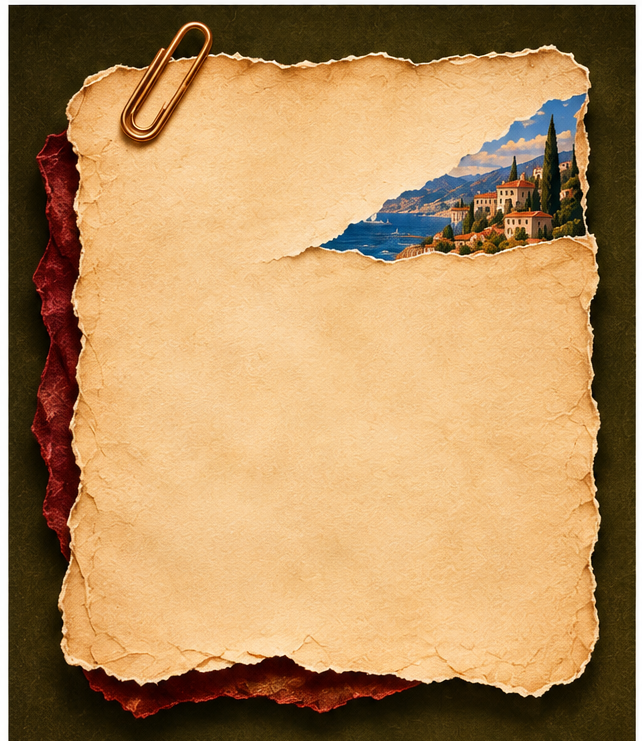
#> input picture JURNL/GLOBAL_EIGHT_OVERLAYS/REGENERATED_SCREEN_CANDIDATES/OV04_MANAGE_POCKET.png, 642 x 741 px
$ python measure_ov04_note_outline.py ../../../JURNL/GLOBAL_EIGHT_OVERLAYS/REGENERATED_SCREEN_CANDIDATES/OV04_MANAGE_POCKET.png 5
#> lines starting #> are read from the running program, lines starting #| are printed output that depends on the picture; after the words box and inside, x2 and y2 are one past the last pixel; in counts of white or black regions, pixels touching at a corner belong together
# The regenerated OV04 MANAGE POCKET note is opaque (REVIEW_STATUS.json: "not yet isolated with genuine alpha"): its note,
# paperclip and oxblood sit on a dark olive ground. This measures — it does not repaint — the outline of everything that is
# not that ground, row by row, and prints it as a CSS clip-path polygon (percentages of the art), so the popover shows the
# note's own torn silhouette over the blurred page instead of a dark rectangle. Pixels inside the outline are untouched.
# Run: python3 -I scripts/jurnl/global-menu/measure_ov04_note_outline.py <OV04_MANAGE_POCKET.png> [rows]
import sys, json
import numpy as np
from PIL import Image
src = sys.argv[1]; ROWS = int(sys.argv[2]) if len(sys.argv) > 2 else 90
a = np.asarray(Image.open(src).convert('RGB')).astype(np.int32)
H, W, _ = a.shape
r, g, b = a[..., 0], a[..., 1], a[..., 2]
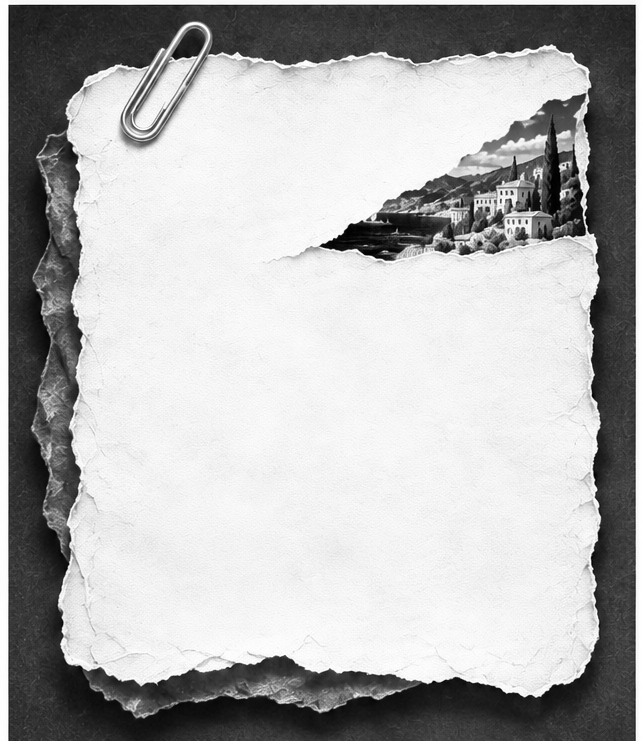
#> r: shape (741, 642) int32; min 0, max 255, mean 178.7
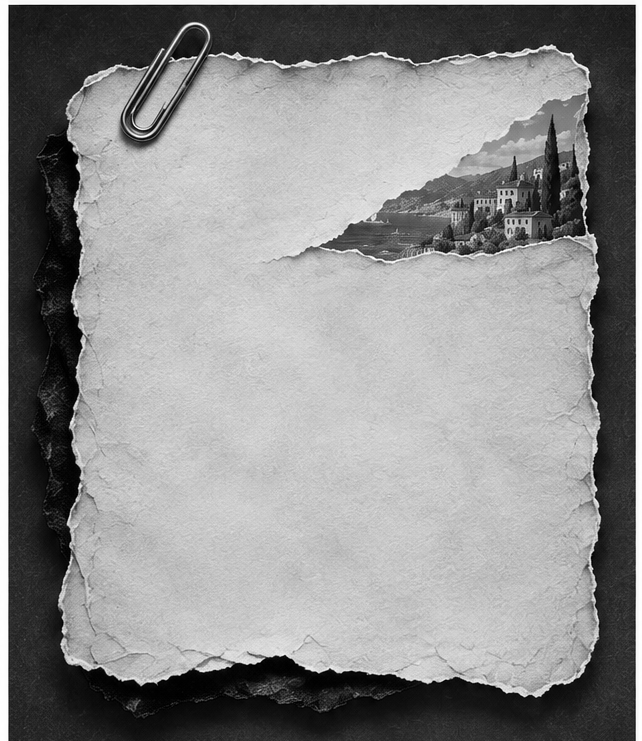
#> g: shape (741, 642) int32; min 0, max 255, mean 142
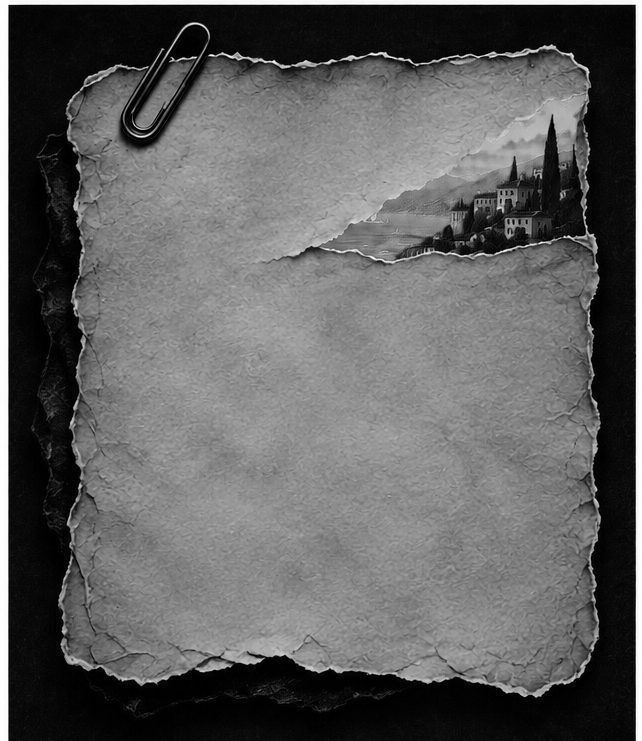
#> b: shape (741, 642) int32; min 0, max 255, mean 96.4
# the file has a thin white border (about 6 px): it is not art and is outside the outline. The ground is sampled just
# inside the four corners.
B = 9
corners = np.concatenate([a[B:B + 24, B:B + 24].reshape(-1, 3), a[B:B + 24, -B - 24:-B].reshape(-1, 3), a[-B - 24:-B, B:B + 24].reshape(-1, 3), a[-B - 24:-B, -B - 24:-B].reshape(-1, 3)])
#> corners = 2304 rows, first 8: [18, 13, 5], [41, 35, 11], [38, 32, 8], [35, 28, 6], [37, 30, 7], [39, 33, 9], [34, 28, 6], [34, 28, 6]
gl = corners.mean(0)
#> gl = [44.96, 34.7, 7.24]
lum = 0.299 * r + 0.587 * g + 0.114 * b
glum = 0.299 * gl[0] + 0.587 * gl[1] + 0.114 * gl[2]
#> glum = 34.64
fg = (lum > glum + 38) | ((r - g) > 28)  # paper / clip are much lighter; the oxblood is red-dominant; shadow is darker ground
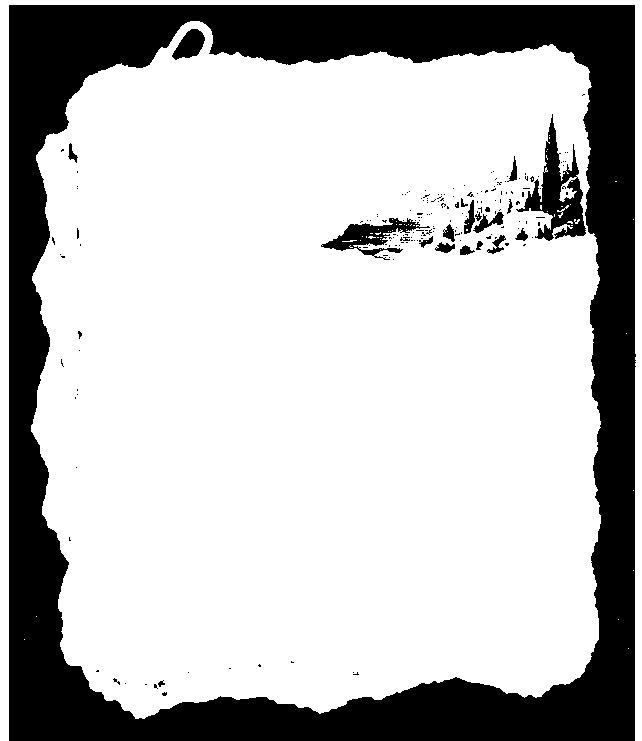
#> fg: shape (741, 642) bool; 74.5% white; 184 black regions (163 under 20 px), largest, box (x1, y1, x2, y2) and area: (9, 5, 636, 741) 114112, (516, 114, 586, 241) 3055, (321, 218, 430, 260) 1514
fg[:B, :] = False; fg[-B:, :] = False; fg[:, :B] = False; fg[:, -B:] = False
#> after `fg[:, -B:] = False`:
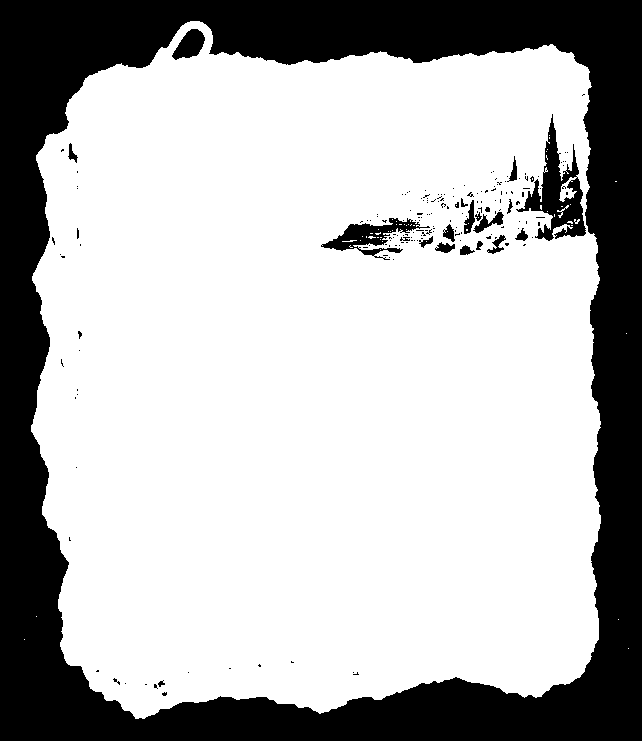
#> fg: shape (741, 642) bool; 71.3% white; 184 black regions (163 under 20 px), largest, box (x1, y1, x2, y2) and area: (0, 0, 642, 741) 129095, (516, 114, 586, 241) 3055, (321, 218, 430, 260) 1514
# fill small holes / specks per row: a row's extent is its first and last run of >= 6 foreground pixels
def extent(row):
    xs = np.flatnonzero(row)
    if xs.size < 6: return None
    # first / last index that starts a run of 6
    run = np.convolve(row.astype(int), np.ones(6, int), 'valid') >= 6
    idx = np.flatnonzero(run)
    if idx.size == 0: return None
    return int(idx[0]), int(idx[-1] + 5)
ys = np.linspace(0, H - 1, ROWS).round().astype(int)
rows = {}
for y in ys:
    e = extent(fg[y])
    if e: rows[int(y)] = e
#> this loop made 5 passes
#> e on passes 2 to 4: (44, 588), (43, 593), (64, 591)
#> after the loop, rows = {185: (44, 588), 370: (43, 593), 555: (64, 591)}
# the top and bottom edges are traced by column (the paperclip makes the top concave: rows alone would bridge it)
x0 = min(e[0] for e in rows.values()); x1 = max(e[1] for e in rows.values())
#> after `x0 = min((e[0] for e in rows.values()))`: x0 = 43
#> after `x1 = max((e[1] for e in rows.values()))`: x1 = 593
cols = {}
for x in np.linspace(x0, x1, ROWS).round().astype(int):
    e = extent(fg[:, x])
    if e: cols[int(x)] = e
#> this loop made 5 passes
#> e on passes 1 to 5: (146, 515), (27, 702), (63, 712), (55, 676), (233, 651)
#> after the loop, cols = {43: (146, 515), 180: (27, 702), 318: (63, 712), 456: (55, 676), 593: (233, 651)}
ry = sorted(rows); cx = sorted(cols)
#> after `ry = sorted(rows)`: ry = [185, 370, 555]
#> after `cx = sorted(cols)`: cx = [43, 180, 318, 456, 593]
top = [(x, cols[x][0]) for x in cx]
#> top = [(43, 146), (180, 27), (318, 63), (456, 55), (593, 233)]
right = [(rows[y][1], y) for y in ry if cols[cx[-1]][0] < y < cols[cx[-1]][1]]
#> right = [(593, 370), (591, 555)]
bottom = [(x, cols[x][1]) for x in reversed(cx)]
#> bottom = [(593, 651), (456, 676), (318, 712), (180, 702), (43, 515)]
left = [(rows[y][0], y) for y in reversed(ry) if cols[cx[0]][0] < y < cols[cx[0]][1]]
#> left = [(43, 370), (44, 185)]
pts = top + right + bottom + left
#> pts = [(43, 146), (180, 27), (318, 63), (456, 55), (593, 233), (593, 370), (591, 555), (593, 651), (456, 676), (318, 712), (180, 702), (43, 515), (43, 370), (44, 185)]
pct = [f'{100 * x / W:.2f}% {100 * y / H:.2f}%' for x, y in pts]
#> pct = ['6.70% 19.70%', '28.04% 3.64%', '49.53% 8.50%', '71.03% 7.42%', '92.37% 31.44%', '92.37% 49.93%', '92.06% 74.90%', '92.37% 87.85%', '71.03% 91.23%', '49.53% 96.09%', '28.04% 94.74%', '6.70% 69.50%', '6.70% 49.93%', '6.85% 24.97%']
top = min(p[1] for p in pts); bottom = max(p[1] for p in pts)
#> after `top = min((p[1] for p in pts))`: top = 27
#> after `bottom = max((p[1] for p in pts))`: bottom = 712
print(json.dumps({'size': [W, H], 'ground_rgb': [round(v) for v in gl], 'rows': len(left), 'top': top / H, 'bottom': bottom / H, 'polygon': 'polygon(' + ', '.join(pct) + ')'}))
#> (printed output is left out)

$ run again, with JURNL/GLOBAL_EIGHT_OVERLAYS/REGENERATED_SCREEN_CANDIDATES/CH01_SAFE_TO_SPEND.png copied over JURNL/GLOBAL_EIGHT_OVERLAYS/REGENERATED_SCREEN_CANDIDATES/OV04_MANAGE_POCKET.png
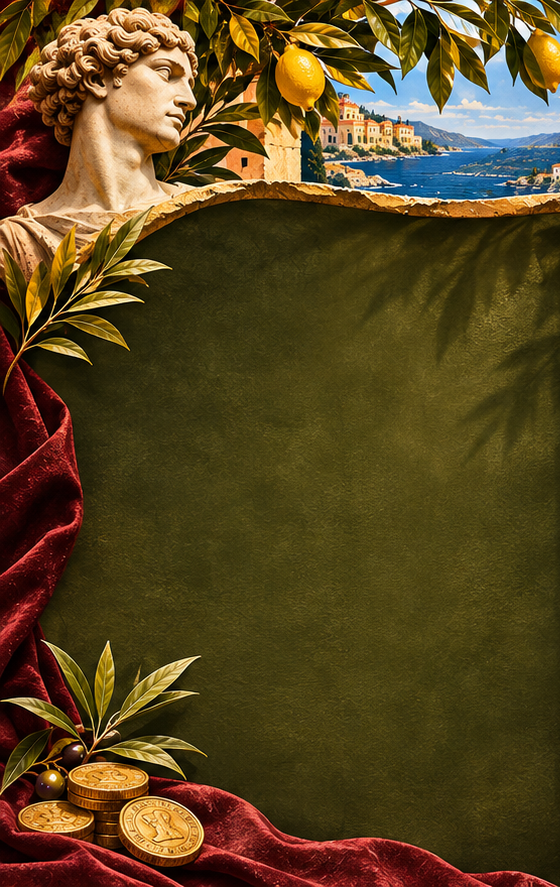
#> input picture JURNL/GLOBAL_EIGHT_OVERLAYS/REGENERATED_SCREEN_CANDIDATES/CH01_SAFE_TO_SPEND.png, 560 x 887 px
#> corners = 2304 rows, first 8: [62, 49, 0], [61, 50, 0], [62, 53, 0], [62, 54, 2], [57, 49, 1], [55, 46, 1], [55, 46, 1], [55, 45, 2]
#> gl = [76.38, 48.87, 16.35]
#> `lum = 0.299 * r + 0.587 * g + 0.114 * b`:
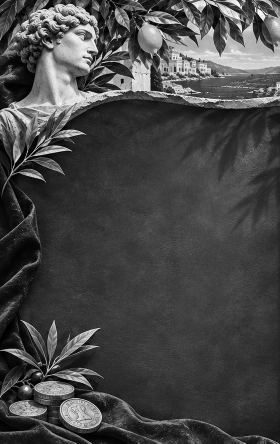
#> lum: shape (887, 560) float64 (shown at 1/2 size); min 0, max 255, mean 70.9
#> glum = 53.39
#> `fg[:, -B:] = False`:
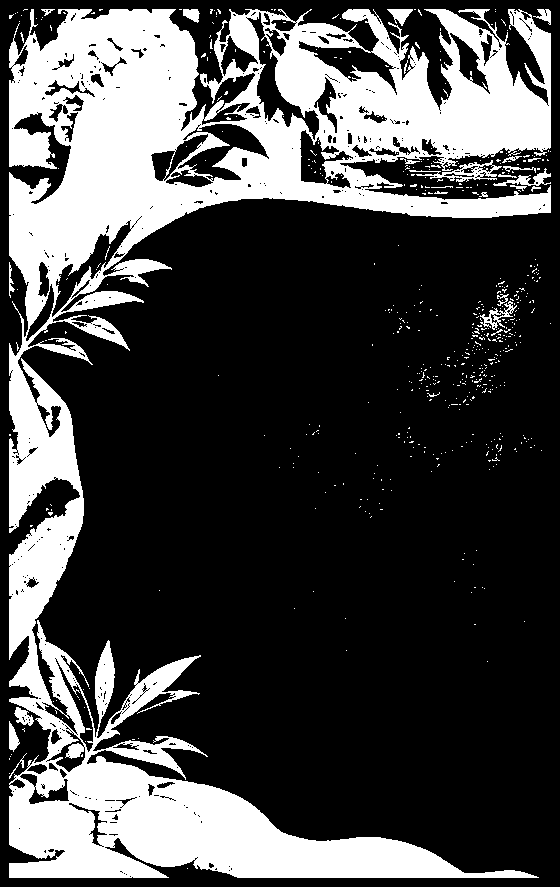
#> fg: shape (887, 560) bool; 28.3% white; 553 white regions (527 under 20 px), largest, box (x1, y1, x2, y2) and area: (9, 9, 551, 878) 136115, (409, 160, 502, 182) 608, (493, 168, 551, 186) 325
#> the loop `for y in ys:` made 5 passes
#> e on passes 2 to 4: (9, 170), (18, 73), (23, 189)
#> after the loop `for y in ys:`: rows = {222: (9, 170), 443: (18, 73), 664: (23, 189)}
#> x0 = 9
#> x1 = 189
#> the loop `for x in np.linspace(x0, x1, ROWS).round().astype(int):` made 5 passes
#> e on passes 1 to 5: (49, 877), (40, 877), (16, 877), (9, 877), (10, 862)
#> after the loop `for x in np.linspace(x0, x1, ROWS).round().astype(int):`: cols = {9: (49, 877), 54: (40, 877), 99: (16, 877), 144: (9, 877), 189: (10, 862)}
#> ry = [222, 443, 664]
#> cx = [9, 54, 99, 144, 189]
#> `top = [(x, cols[x][0]) for x in cx]`: top = [(9, 49), (54, 40), (99, 16), (144, 9), (189, 10)]
#> right = [(170, 222), (73, 443), (189, 664)]
#> `bottom = [(x, cols[x][1]) for x in reversed(cx)]`: bottom = [(189, 862), (144, 877), (99, 877), (54, 877), (9, 877)]
#> left = [(23, 664), (18, 443), (9, 222)]
#> pts = [(9, 49), (54, 40), (99, 16), (144, 9), (189, 10), (170, 222), (73, 443), (189, 664), (189, 862), (144, 877), (99, 877), (54, 877), (9, 877), (23, 664), (18, 443), (9, 222)]
#> pct = ['1.61% 5.52%', '9.64% 4.51%', '17.68% 1.80%', '25.71% 1.01%', '33.75% 1.13%', '30.36% 25.03%', '13.04% 49.94%', '33.75% 74.86%', '33.75% 97.18%', '25.71% 98.87%', '17.68% 98.87%', '9.64% 98.87%', '1.61% 98.87%', '4.11% 74.86%', '3.21% 49.94%', '1.61% 25.03%']
#> `top = min((p[1] for p in pts))`: top = 9
#> `bottom = max((p[1] for p in pts))`: bottom = 877
#> (printed output is left out)

$ run again, with JURNL/GLOBAL_EIGHT_OVERLAYS/REGENERATED_SCREEN_CANDIDATES/CH02_PRIVACY_CONSENTS.png copied over JURNL/GLOBAL_EIGHT_OVERLAYS/REGENERATED_SCREEN_CANDIDATES/OV04_MANAGE_POCKET.png
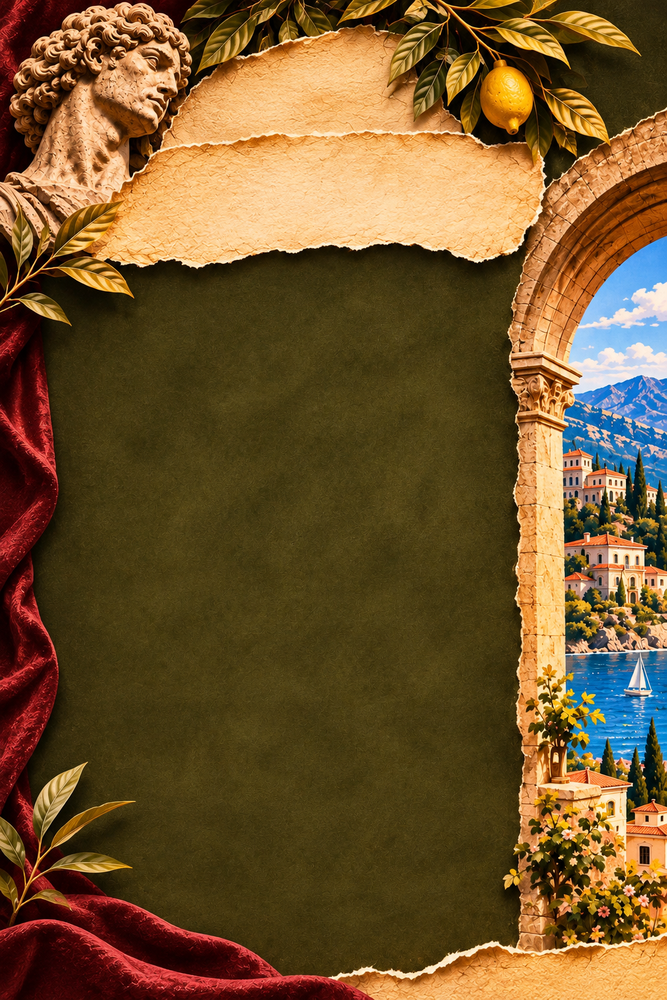
#> input picture JURNL/GLOBAL_EIGHT_OVERLAYS/REGENERATED_SCREEN_CANDIDATES/CH02_PRIVACY_CONSENTS.png, 667 x 1000 px, shrunk from 1024 x 1536 before the run
#> corners = 2304 rows, first 8: [59, 3, 4], [60, 4, 3], [105, 11, 11], [165, 27, 27], [202, 51, 45], [177, 29, 31], [181, 40, 36], [199, 53, 49]
#> gl = [109.1, 59.83, 30.27]
#> `lum = 0.299 * r + 0.587 * g + 0.114 * b`:
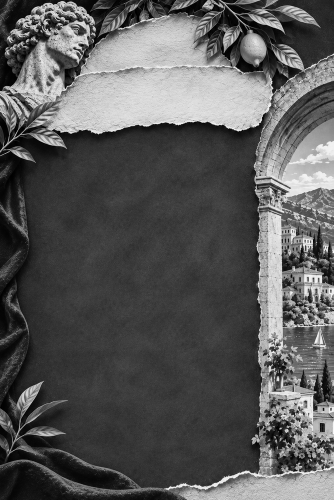
#> lum: shape (1000, 667) float64 (shown at 1/2 size); min 0, max 255, mean 88.7
#> glum = 71.18
#> `fg[:, -B:] = False`:
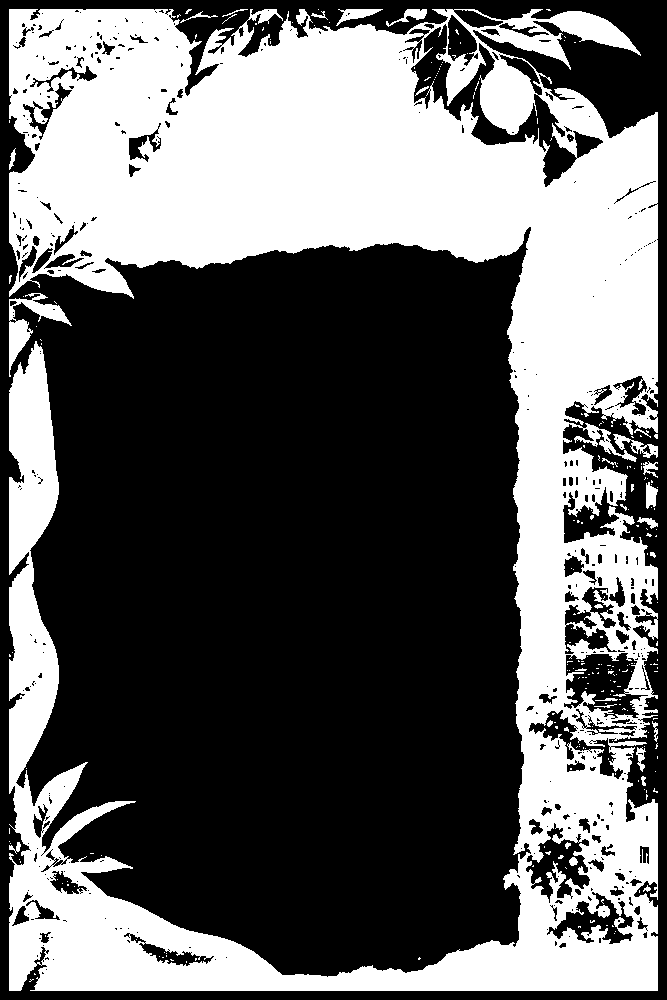
#> fg: shape (1000, 667) bool; 38.9% white; 242 white regions (212 under 20 px), largest, box (x1, y1, x2, y2) and area: (9, 9, 658, 991) 255292, (9, 293, 72, 377) 1420, (613, 434, 658, 458) 364
#> the loop `for y in ys:` made 5 passes
#> e on passes 2 to 4: (18, 657), (9, 655), (9, 642)
#> after the loop `for y in ys:`: rows = {250: (18, 657), 500: (9, 655), 749: (9, 642)}
#> x0 = 9
#> x1 = 657
#> the loop `for x in np.linspace(x0, x1, ROWS).round().astype(int):` made 5 passes
#> e on passes 1 to 5: (9, 990), (9, 990), (31, 990), (34, 990), (112, 990)
#> after the loop `for x in np.linspace(x0, x1, ROWS).round().astype(int):`: cols = {9: (9, 990), 171: (9, 990), 333: (31, 990), 495: (34, 990), 657: (112, 990)}
#> ry = [250, 500, 749]
#> cx = [9, 171, 333, 495, 657]
#> `top = [(x, cols[x][0]) for x in cx]`: top = [(9, 9), (171, 9), (333, 31), (495, 34), (657, 112)]
#> right = [(657, 250), (655, 500), (642, 749)]
#> `bottom = [(x, cols[x][1]) for x in reversed(cx)]`: bottom = [(657, 990), (495, 990), (333, 990), (171, 990), (9, 990)]
#> left = [(9, 749), (9, 500), (18, 250)]
#> pts = [(9, 9), (171, 9), (333, 31), (495, 34), (657, 112), (657, 250), (655, 500), (642, 749), (657, 990), (495, 990), (333, 990), (171, 990), (9, 990), (9, 749), (9, 500), (18, 250)]
#> pct = ['1.35% 0.90%', '25.64% 0.90%', '49.93% 3.10%', '74.21% 3.40%', '98.50% 11.20%', '98.50% 25.00%', '98.20% 50.00%', '96.25% 74.90%', '98.50% 99.00%', '74.21% 99.00%', '49.93% 99.00%', '25.64% 99.00%', '1.35% 99.00%', '1.35% 74.90%', '1.35% 50.00%', '2.70% 25.00%']
#> `top = min((p[1] for p in pts))`: top = 9
#> `bottom = max((p[1] for p in pts))`: bottom = 990
#> (printed output is left out)
